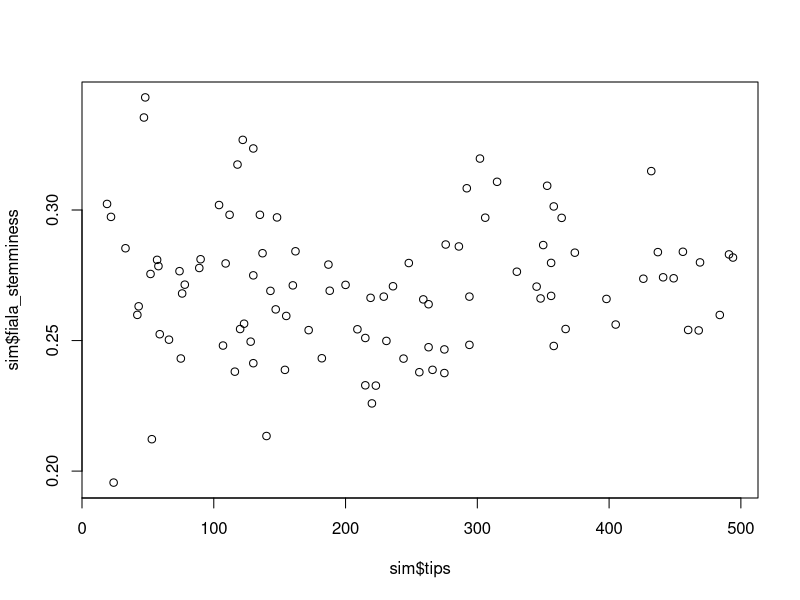
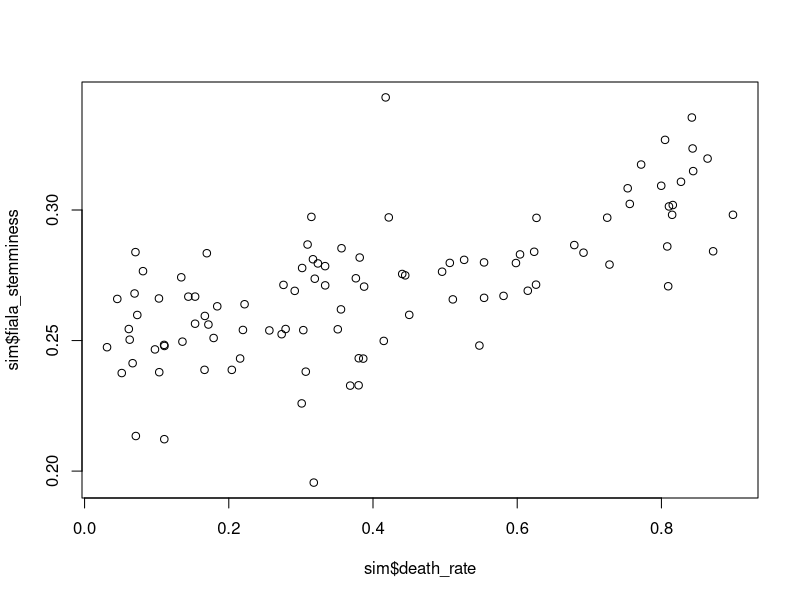

Here is the R script that generated these plots, in order:
sim <- read.table("simulate.tsv", header = TRUE, sep = "\t");

# plot stemminess index sensu Fiala & Sokahl (1985) on tip count and 
# death rate. this is intended to demonstrate that this stemminess 
# measure is independent of tree size, but correlated with death rate
plot(sim$tips,sim$fiala_stemminess);
plot(sim$death_rate,sim$fiala_stemminess);

# not significant, i.e. independent
lm.r <- lm(sim$tips ~ sim$fiala_stemminess);
summary(lm.r);

# significant, i.e. correlated
lm.r <- lm(sim$death_rate ~ sim$fiala_stemminess);
summary(lm.r);
